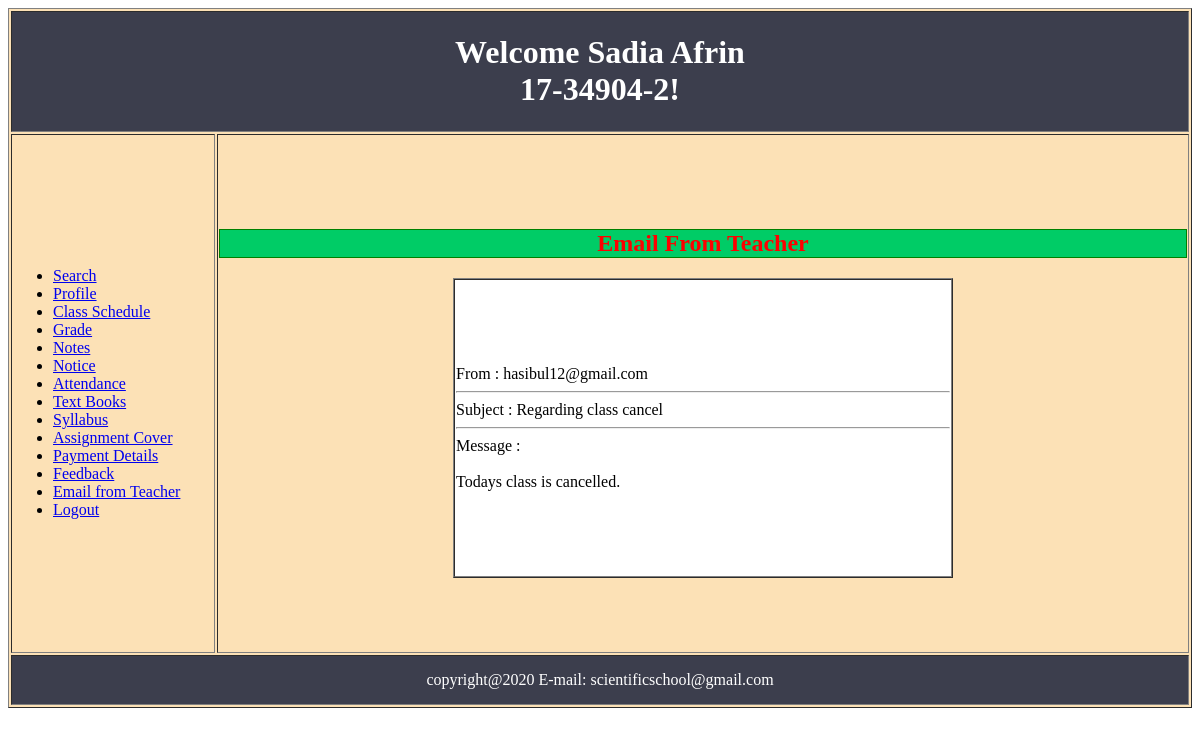
/Student/view/email.php (signed in), run on the app's committed database.
### tables this page shows
CREATE TABLE `emaila` (
  `frm` varchar(30) NOT NULL,
  `sendto` varchar(30) NOT NULL,
  `subject` varchar(30) NOT NULL,
  `body` varchar(50) NOT NULL
);

### Student/view/email.php (the view, shortened to what this page needs)
<?php
$connection = new db();
$conobj=$connection->OpenCon();
$sql = "SELECT * FROM emaila";
$result = $conobj->query($sql);
?>
<!DOCTYPE html>
<html>
<head>
</head>
<body>
	<form method ="post" action="<?php echo htmlspecialchars($_SERVER["PHP_SELF"]);?>">
	<table class="studenthome_design" style="background: #fce1b6;" width="100%" border="1" align="center">
		<?php include 'header.php';?>
<td>
	<center>
		<h2>Email From Teacher</h2>	</center>
		<form method="" align = "center">
			<table border="1" cellspacing="0" width="500px" height="300px" style="background: white;" align="center">
			<tbody>
				<?php
					if ($result->num_rows > 0) {
		        while($row = $result->fetch_assoc()) {
					echo "<tr><td>From : $row[frm]<hr>
					Subject : $row[subject]<hr>
					Message :<br/><br/> $row[body]</td></tr>" ;
							}
							}
				?>
		</tbody>
			</table>
			</form>
		</form>
 <?php include 'footer.php';?>
</body>
</html>

### Student/assets/css/student.css (style rules this page uses)
.studenthome_design { height:700px; }
h2 { color:red; border: 1px solid green; background:#00CC66; }

### data on the page
emaila: frm "hasibul12@gmail.com", subject "Regarding class cancel", body "Todays class is cancelled."

### other printed values
$_COOKIE['userName'] "Sadia Afrin"
$id "17-34904-2"
